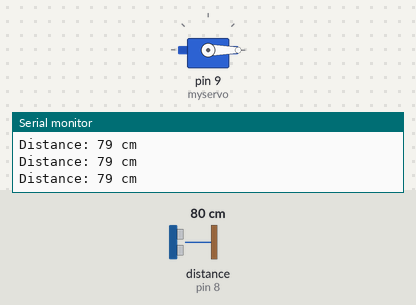
Simulated run of this sketch. Board: Arduino Uno, built with avr-gcc and run on an emulated ATmega328P. On the bench: servo, the last lines printed to the serial monitor. Wiring (inferred from the names in the program): ultrasonic range finder: trigger pin 7; echo pin 8. The inputs (shaded band) are chosen by the test bench; at power-on: distance to the obstacle (sensor on pin 8) 80 cm. The echo pulse lasts 58.3 µs per cm.

Above: at 1.3 s.
1.4 s: distance to the obstacle (sensor on pin 8) set to 13 cm
2.9 s: distance to the obstacle (sensor on pin 8) set to 10 cm
At 3.6 s:
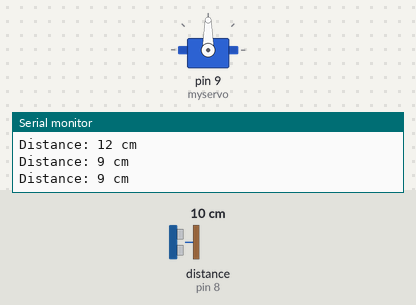
4.5 s: distance to the obstacle (sensor on pin 8) set to 18 cm
At 4.9 s:
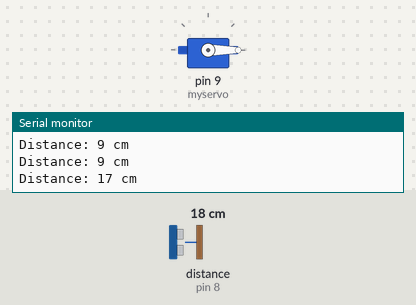
6.0 s: distance to the obstacle (sensor on pin 8) set to 2 cm
At 7.5 s:
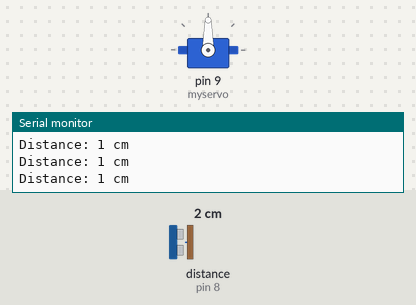
Timing chart, 0 to 8.5 s (numbered marks = the images above; inputs shaded):
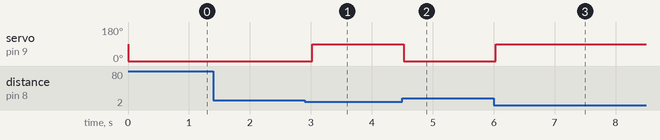

Measured:
- the behaviour switches between 12 and 11 cm on distance to the obstacle (sensor on pin 8) (found by bisection; images 0 and 1)
- after the input at 2.9 s, servo on pin 9 (myservo): 0° → 90° after 0.12 s
- after the input at 4.5 s, servo on pin 9 (myservo): 90° → 0° at once
- after the input at 6.0 s, servo on pin 9 (myservo): 0° → 90° at once

The sketch:

SERVO_AND_ULTRASONIC_SENSOR_CODE_IEEE_COMPETION.ino
```cpp
#include <Servo.h>

Servo myservo;  // Create a Servo object
int trigPin = 7; // Ultrasonic sensor trigger pin
int echoPin = 8; // Ultrasonic sensor echo pin
long duration, distance;

void setup() {
  myservo.attach(9); // Attaches the servo on pin 9
  pinMode(trigPin, OUTPUT);
  pinMode(echoPin, INPUT);
  Serial.begin(9600); // Initialize serial communication
}

void loop() {
  // Ultrasonic sensor distance measurement
  digitalWrite(trigPin, LOW);
  delayMicroseconds(2);
  digitalWrite(trigPin, HIGH);
  delayMicroseconds(10);
  digitalWrite(trigPin, LOW);
  duration = pulseIn(echoPin, HIGH);
  distance = (duration / 2) / 29.1; // Calculate distance in centimeters

  // Servo motor control based on distance
  if (distance <= 10) { // If an object is within 10cm, move the servo
    myservo.write(90); // Move the servo to 90 degrees (adjust as needed)
  } else {
    myservo.write(0); // Move the servo to 0 degrees (adjust as needed)
  }

  // Print distance to the serial monitor
  Serial.print("Distance: ");
  Serial.print(distance);
  Serial.println(" cm");
  delay(500); // Delay for stability
}
```
